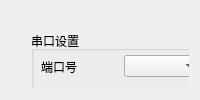
          <widget class="QWidget" name="coaterCtl">
           <property name="sizePolicy">
            <sizepolicy hsizetype="Expanding" vsizetype="Expanding">
             <horstretch>0</horstretch>
             <verstretch>0</verstretch>
            </sizepolicy>
           </property>
           <attribute name="title">
            <string>匀胶机控制</string>
           </attribute>
           <layout class="QVBoxLayout" name="verticalLayout_15">
            <item>
             <widget class="QWidget" name="widget_coater" native="true">
              <property name="sizePolicy">
               <sizepolicy hsizetype="Expanding" vsizetype="Expanding">
                <horstretch>0</horstretch>
                <verstretch>0</verstretch>
               </sizepolicy>
              </property>
              <widget class="QGroupBox" name="groupBox_22">
               <property name="geometry">
                <rect>
                 <x>20</x>
                 <y>20</y>
                 <width>181</width>
                 <height>271</height>
                </rect>
               </property>
               <property name="title">
                <string>串口设置</string>
               </property>
               <widget class="QWidget" name="horizontalLayoutWidget_55">
                <property name="geometry">
                 <rect>
                  <x>10</x>
                  <y>20</y>
                  <width>160</width>
                  <height>31</height>
                 </rect>
                </property>
                <layout class="QHBoxLayout" name="horizontalLayout_55">
                 <item>
                  <widget class="QLabel" name="label_67">
                   <property name="text">
                    <string>端口号</string>
                   </property>
                  </widget>
                 </item>
                 <item>
                  <widget class="QComboBox" name="comboBox_55"/>
                 </item>
                </layout>
               </widget>
               <widget class="QWidget" name="horizontalLayoutWidget_56">
                <property name="geometry">
                 <rect>
                  <x>10</x>
                  <y>60</y>
                  <width>160</width>
                  <height>31</height>
                 </rect>
                </property>
                <layout class="QHBoxLayout" name="horizontalLayout_56">
                 <item>
                  <widget class="QLabel" name="label_68">
                   <property name="text">
                    <string>数据位</string>
                   </property>
                  </widget>
                 </item>
                 <item>
                  <widget class="QComboBox" name="comboBox_56"/>
                 </item>
                </layout>
               </widget>
               <widget class="QWidget" name="horizontalLayoutWidget_57">
                <property name="geometry">
                 <rect>
                  <x>10</x>
                  <y>100</y>
                  <width>160</width>
                  <height>31</height>
                 </rect>
                </property>
                <layout class="QHBoxLayout" name="horizontalLayout_57">
                 <item>
                  <widget class="QLabel" name="label_69">
                   <property name="text">
                    <string>停止位</string>
                   </property>
                  </widget>
                 </item>
                 <item>
                  <widget class="QComboBox" name="comboBox_57"/>
                 </item>
                </layout>
               </widget>
               <widget class="QWidget" name="horizontalLayoutWidget_58">
                <property name="geometry">
                 <rect>
                  <x>10</x>
                  <y>140</y>
                  <width>161</width>
                  <height>31</height>
                 </rect>
                </property>
                <layout class="QHBoxLayout" name="horizontalLayout_58">
                 <item>
                  <widget class="QLabel" name="label_70">
                   <property name="text">
                    <string>波特率</string>
                   </property>
                  </widget>
                 </item>
                 <item>
                  <widget class="QComboBox" name="comboBox_58"/>
                 </item>
                </layout>
               </widget>
               <widget class="QWidget" name="horizontalLayoutWidget_59">
                <property name="geometry">
                 <rect>
                  <x>10</x>
                  <y>220</y>
                  <width>160</width>
                  <height>31</height>
                 </rect>
                </property>
                <layout class="QHBoxLayout" name="horizontalLayout_59">
                 <item>
                  <widget class="QLabel" name="label_71">
                   <property name="text">
                    <string>流控制</string>
                   </property>
                  </widget>
                 </item>
                 <item>
                  <widget class="QComboBox" name="comboBox_59"/>
                 </item>
                </layout>
               </widget>
               <widget class="QWidget" name="horizontalLayoutWidget_60">
                <property name="geometry">
                 <rect>
                  <x>10</x>
                  <y>180</y>
                  <width>160</width>
                  <height>31</height>
                 </rect>
                </property>
                <layout class="QHBoxLayout" name="horizontalLayout_60">
                 <item>
                  <widget class="QLabel" name="label_72">
                   <property name="text">
                    <string>奇偶校验</string>
                   </property>
                  </widget>
                 </item>
                 <item>
                  <widget class="QComboBox" name="comboBox_60"/>
                 </item>
                </layout>
               </widget>
              </widget>
              <widget class="QPushButton" name="pushButton_7">
               <property name="geometry">
                <rect>
                 <x>30</x>
                 <y>300</y>
                 <width>81</width>
                 <height>23</height>
                </rect>
               </property>
               <property name="text">
                <string>打开串口</string>
               </property>
              </widget>
              <widget class="QPushButton" name="pushButton_36">
               <property name="geometry">
                <rect>
                 <x>120</x>
                 <y>300</y>
                 <width>81</width>
                 <height>23</height>
                </rect>
               </property>
               <property name="text">
                <string>关闭串口</string>
               </property>
              </widget>
              <widget class="QGroupBox" name="groupBox_23">
               <property name="geometry">
                <rect>
                 <x>230</x>
                 <y>20</y>
                 <width>551</width>
                 <height>271</height>
                </rect>
               </property>
               <property name="title">
                <string>命令编辑</string>
               </property>
               <widget class="QTextEdit" name="textEdit_10">
                <property name="geometry">
                 <rect>
                  <x>10</x>
                  <y>20</y>
                  <width>531</width>
                  <height>231</height>
                 </rect>
                </property>
               </widget>
              </widget>
              <widget class="QPushButton" name="pushButton_37">
               <property name="geometry">
                <rect>
                 <x>430</x>
                 <y>300</y>
                 <width>75</width>
                 <height>23</height>
                </rect>
               </property>
               <property name="text">
                <string>发送</string>
               </property>
              </widget>
             </widget>
            </item>
           </layout>
          </widget>
